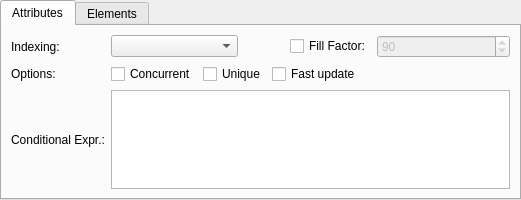
<?xml version="1.0" encoding="UTF-8"?>
<ui version="4.0">
 <class>IndexWidget</class>
 <widget class="QWidget" name="IndexWidget">
  <property name="geometry">
   <rect>
    <x>0</x>
    <y>0</y>
    <width>521</width>
    <height>200</height>
   </rect>
  </property>
  <property name="minimumSize">
   <size>
    <width>0</width>
    <height>0</height>
   </size>
  </property>
  <property name="windowTitle">
   <string>Form</string>
  </property>
  <layout class="QGridLayout" name="index_grid">
   <property name="margin">
    <number>0</number>
   </property>
   <property name="spacing">
    <number>0</number>
   </property>
   <item row="0" column="0">
    <widget class="QTabWidget" name="tabWidget">
     <property name="currentIndex">
      <number>0</number>
     </property>
     <widget class="QWidget" name="tab_3">
      <attribute name="title">
       <string>Attributes</string>
      </attribute>
      <layout class="QGridLayout" name="gridLayout_2">
       <property name="spacing">
        <number>6</number>
       </property>
       <item row="0" column="0">
        <widget class="QLabel" name="indexing_lbl">
         <property name="sizePolicy">
          <sizepolicy hsizetype="Preferred" vsizetype="Preferred">
           <horstretch>0</horstretch>
           <verstretch>0</verstretch>
          </sizepolicy>
         </property>
         <property name="minimumSize">
          <size>
           <width>0</width>
           <height>0</height>
          </size>
         </property>
         <property name="maximumSize">
          <size>
           <width>16777215</width>
           <height>16777215</height>
          </size>
         </property>
         <property name="font">
          <font>
           <weight>50</weight>
           <italic>false</italic>
           <bold>false</bold>
          </font>
         </property>
         <property name="text">
          <string>Indexing:</string>
         </property>
        </widget>
       </item>
       <item row="0" column="1">
        <widget class="QComboBox" name="indexing_cmb">
         <property name="sizePolicy">
          <sizepolicy hsizetype="Fixed" vsizetype="Fixed">
           <horstretch>0</horstretch>
           <verstretch>0</verstretch>
          </sizepolicy>
         </property>
         <property name="minimumSize">
          <size>
           <width>127</width>
           <height>0</height>
          </size>
         </property>
         <property name="maximumSize">
          <size>
           <width>127</width>
           <height>16777215</height>
          </size>
         </property>
        </widget>
       </item>
       <item row="0" column="2">
        <spacer name="horizontalSpacer">
         <property name="orientation">
          <enum>Qt::Horizontal</enum>
         </property>
         <property name="sizeType">
          <enum>QSizePolicy::Fixed</enum>
         </property>
         <property name="sizeHint" stdset="0">
          <size>
           <width>40</width>
           <height>20</height>
          </size>
         </property>
        </spacer>
       </item>
       <item row="0" column="3">
        <widget class="QCheckBox" name="fill_factor_chk">
         <property name="text">
          <string>Fill Factor:</string>
         </property>
        </widget>
       </item>
       <item row="0" column="4">
        <widget class="QSpinBox" name="fill_factor_sb">
         <property name="enabled">
          <bool>false</bool>
         </property>
         <property name="sizePolicy">
          <sizepolicy hsizetype="Expanding" vsizetype="Fixed">
           <horstretch>0</horstretch>
           <verstretch>0</verstretch>
          </sizepolicy>
         </property>
         <property name="minimumSize">
          <size>
           <width>110</width>
           <height>0</height>
          </size>
         </property>
         <property name="maximumSize">
          <size>
           <width>16777215</width>
           <height>16777215</height>
          </size>
         </property>
         <property name="minimum">
          <number>10</number>
         </property>
         <property name="maximum">
          <number>100</number>
         </property>
         <property name="value">
          <number>90</number>
         </property>
        </widget>
       </item>
       <item row="1" column="0">
        <widget class="QLabel" name="options_lbl">
         <property name="sizePolicy">
          <sizepolicy hsizetype="Preferred" vsizetype="Fixed">
           <horstretch>0</horstretch>
           <verstretch>0</verstretch>
          </sizepolicy>
         </property>
         <property name="minimumSize">
          <size>
           <width>0</width>
           <height>0</height>
          </size>
         </property>
         <property name="maximumSize">
          <size>
           <width>16777215</width>
           <height>16777215</height>
          </size>
         </property>
         <property name="text">
          <string>Options:</string>
         </property>
        </widget>
       </item>
       <item row="1" column="1" colspan="4">
        <layout class="QHBoxLayout" name="horizontalLayout_2">
         <property name="spacing">
          <number>6</number>
         </property>
         <item>
          <widget class="QCheckBox" name="concurrent_chk">
           <property name="sizePolicy">
            <sizepolicy hsizetype="Preferred" vsizetype="Preferred">
             <horstretch>0</horstretch>
             <verstretch>0</verstretch>
            </sizepolicy>
           </property>
           <property name="minimumSize">
            <size>
             <width>0</width>
             <height>0</height>
            </size>
           </property>
           <property name="maximumSize">
            <size>
             <width>16777215</width>
             <height>16777215</height>
            </size>
           </property>
           <property name="text">
            <string>Concurrent</string>
           </property>
          </widget>
         </item>
         <item>
          <widget class="QCheckBox" name="unique_chk">
           <property name="sizePolicy">
            <sizepolicy hsizetype="Preferred" vsizetype="Fixed">
             <horstretch>0</horstretch>
             <verstretch>0</verstretch>
            </sizepolicy>
           </property>
           <property name="minimumSize">
            <size>
             <width>0</width>
             <height>0</height>
            </size>
           </property>
           <property name="maximumSize">
            <size>
             <width>16777215</width>
             <height>16777215</height>
            </size>
           </property>
           <property name="text">
            <string>Unique</string>
           </property>
          </widget>
         </item>
         <item>
          <widget class="QCheckBox" name="fast_update_chk">
           <property name="sizePolicy">
            <sizepolicy hsizetype="Expanding" vsizetype="Fixed">
             <horstretch>0</horstretch>
             <verstretch>0</verstretch>
            </sizepolicy>
           </property>
           <property name="minimumSize">
            <size>
             <width>0</width>
             <height>0</height>
            </size>
           </property>
           <property name="maximumSize">
            <size>
             <width>16777215</width>
             <height>16777215</height>
            </size>
           </property>
           <property name="text">
            <string>Fast update</string>
           </property>
          </widget>
         </item>
        </layout>
       </item>
       <item row="2" column="0">
        <widget class="QLabel" name="cond_expr_lbl">
         <property name="sizePolicy">
          <sizepolicy hsizetype="Preferred" vsizetype="Preferred">
           <horstretch>0</horstretch>
           <verstretch>0</verstretch>
          </sizepolicy>
         </property>
         <property name="minimumSize">
          <size>
           <width>0</width>
           <height>0</height>
          </size>
         </property>
         <property name="maximumSize">
          <size>
           <width>16777215</width>
           <height>16777215</height>
          </size>
         </property>
         <property name="text">
          <string>Conditional Expr.:</string>
         </property>
        </widget>
       </item>
       <item row="2" column="1" colspan="4">
        <widget class="QTextEdit" name="cond_expr_txt">
         <property name="sizePolicy">
          <sizepolicy hsizetype="Expanding" vsizetype="Expanding">
           <horstretch>0</horstretch>
           <verstretch>0</verstretch>
          </sizepolicy>
         </property>
         <property name="minimumSize">
          <size>
           <width>0</width>
           <height>50</height>
          </size>
         </property>
         <property name="maximumSize">
          <size>
           <width>16777215</width>
           <height>16777215</height>
          </size>
         </property>
         <property name="frameShadow">
          <enum>QFrame::Sunken</enum>
         </property>
         <property name="lineWidth">
          <number>1</number>
         </property>
         <property name="midLineWidth">
          <number>0</number>
         </property>
         <property name="verticalScrollBarPolicy">
          <enum>Qt::ScrollBarAsNeeded</enum>
         </property>
         <property name="horizontalScrollBarPolicy">
          <enum>Qt::ScrollBarAsNeeded</enum>
         </property>
         <property name="undoRedoEnabled">
          <bool>true</bool>
         </property>
         <property name="readOnly">
          <bool>false</bool>
         </property>
         <property name="textInteractionFlags">
          <set>Qt::TextEditorInteraction</set>
         </property>
        </widget>
       </item>
      </layout>
     </widget>
     <widget class="QWidget" name="tab_4">
      <attribute name="title">
       <string>Elements</string>
      </attribute>
     </widget>
    </widget>
   </item>
  </layout>
 </widget>
 <resources/>
 <connections/>
</ui>
